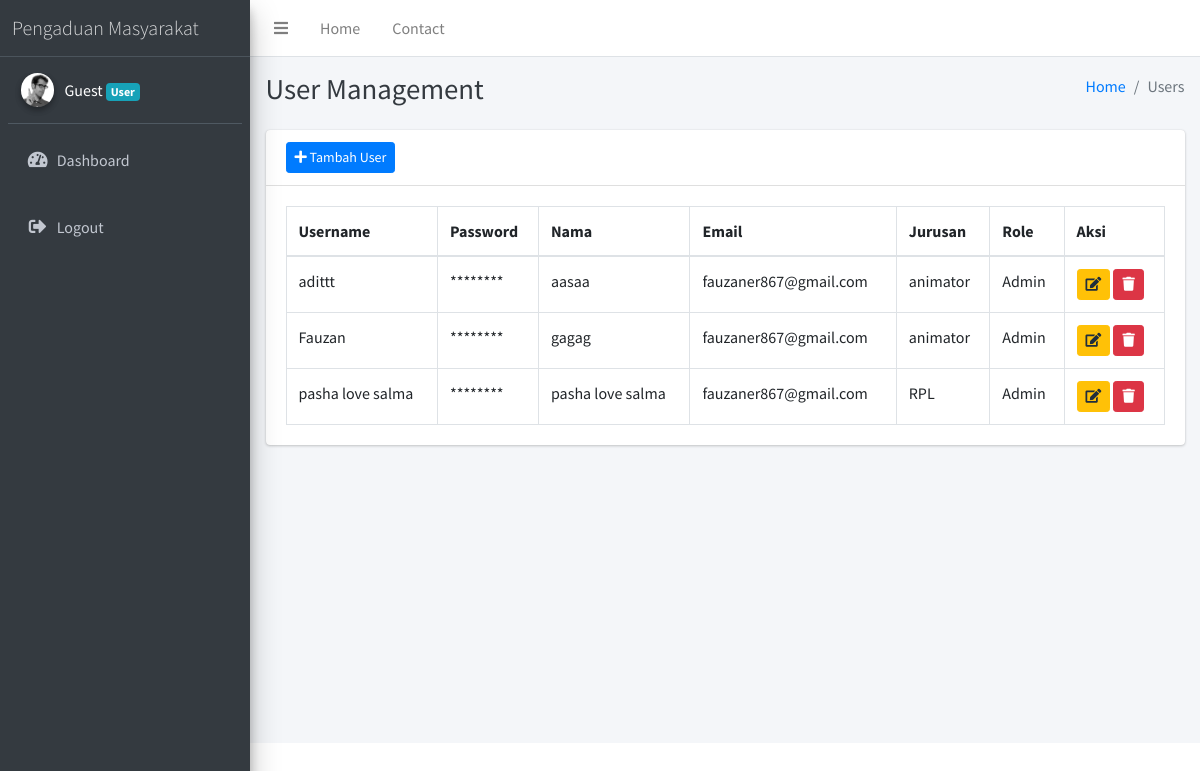
The app's page /index.php/user with its own data.
### tables this page shows
CREATE TABLE `users` (
  `id` int(11) NOT NULL,
  `username` varchar(100) NOT NULL,
  `password` varchar(100) NOT NULL,
  `nama` varchar(100) NOT NULL,
  `email` varchar(100) NOT NULL,
  `jurusan_id` int(11) NOT NULL,
  `role` enum('kakomli','wakil_kepsek','wali_kelas','kurikulum','admin','pelapor') NOT NULL
);

CREATE TABLE `jurusan` (
  `id` int(11) NOT NULL,
  `nama_jurusan` varchar(150) NOT NULL,
  `code_jurusan` char(10) NOT NULL
);

### application/controllers/User.php (called while the page is built, shortened)
<?php
class User extends CI_Controller {
    public function __construct()
    {
        $this->load->model('user_model');
        $this->load->model('jurusan_model');
    }
    public function index()
    {
        $data['user'] = $this->user_model->get_users();
        $data['jurusan'] = $this->jurusan_model->get_jurusan();
        $this->load->view('templates/header');
        $this->load->view('templates/sidebar');
        $this->load->view('user', $data);
        $this->load->view('templates/footer');
    }
}

### index.php (called while the page is built, shortened)
<?php
require_once BASEPATH.'core/CodeIgniter.php';

### application/models/User_model.php (called while the page is built, shortened)
<?php
class User_model extends CI_Model {
    public function get_users()
    {
        $this->db->select('users.*, jurusan.nama_jurusan as nama_jurusan');
        $this->db->from('users');
        $this->db->join('jurusan', 'jurusan.id = users.jurusan_id', 'left');
        return $this->db->get()->result();
    }
    }

### application/views/user.php (the view, shortened to what this page needs)
<div class="content-wrapper">
    <div class="content-header">
        <div class="container-fluid">
            <div class="row mb-2">
                <div class="col-sm-6">
                    <h1 class="m-0 text-dark">User Management</h1>
                </div>
                <div class="col-sm-6">
                    <ol class="breadcrumb float-sm-right">
                        <li class="breadcrumb-item"><a href="#">Home</a></li>
                        <li class="breadcrumb-item active">Users</li>
                    </ol>
                </div>
            </div>
        </div>
    </div>
    <section class="content">
        <div class="container-fluid">
            <div class="row">
                <div class="col-12">
                    <div class="card">
                        <div class="card-header">
                            <a href="<?= base_url('user/tambah') ?>" class="btn btn-primary btn-sm">
                                <i class="fas fa-plus"></i> Tambah User
                            </a>
                        </div>
                        <div class="card-body">
                            <table class="table table-bordered table-hover">
                                <thead>
                                    <tr>
                                        <th>Username</th>
                                        <th>Password</th>
                                        <th>Nama</th>
                                        <th>Email</th>
                                        <th>Jurusan</th>
                                        <th>Role</th>
                                        <th>Aksi</th>
                                    </tr>
                                </thead>
                                <tbody>
                                    <?php foreach ($user as $usr) : ?>
                                        <tr>
                                            <td><?= $usr->username ?></td>
                                            <td>********</td>
                                            <td><?= $usr->nama ?></td>
                                            <td><?= $usr->email ?></td>
                                            <td><?= $usr->nama_jurusan ?></td>
                                            <td><?= ucfirst($usr->role) ?></td>
                                            <td>
                                                <button data-toggle="modal" data-target="#edit<?= $usr->id ?>" class="btn btn-warning btn-sm">
                                                    <i class="fas fa-edit"></i>
                                                </button>
                                                <a href="<?= base_url('user/delete/' . $usr->id) ?>" class="btn btn-danger btn-sm" onclick="return confirm('Apakah Anda yakin ingin menghapus data ini?')">
                                                    <i class="fas fa-trash"></i>
                                                </a>
                                            </td>
                                        </tr>
                                    <?php endforeach; ?>
                                </tbody>
                            </table>
                        </div>
                    </div>
                </div>
            </div>
        </div>
    </section>
</div>

### records on screen
users: username "adittt", nama "aasaa", email "fauzaner867@gmail.com", jurusan.nama_jurusan "animator", role "Admin"
users: username "Fauzan", nama "gagag", email "fauzaner867@gmail.com", jurusan.nama_jurusan "animator", role "Admin"
users: username "pasha love salma", nama "pasha love salma", email "fauzaner867@gmail.com", jurusan.nama_jurusan "RPL", role "Admin"

### other values on screen
$this->session->userdata('username') ?: 'Guest' "Guest"
$this->session->userdata('role') ?: 'User' "User"
